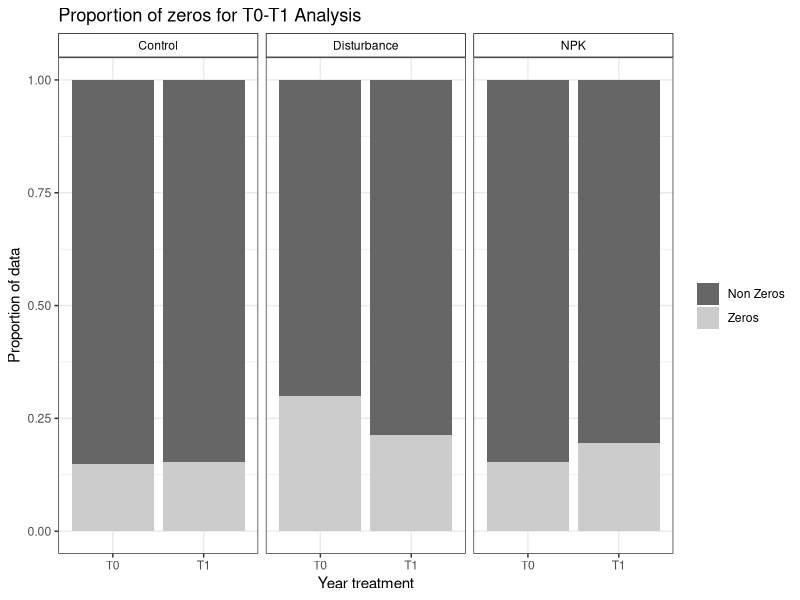
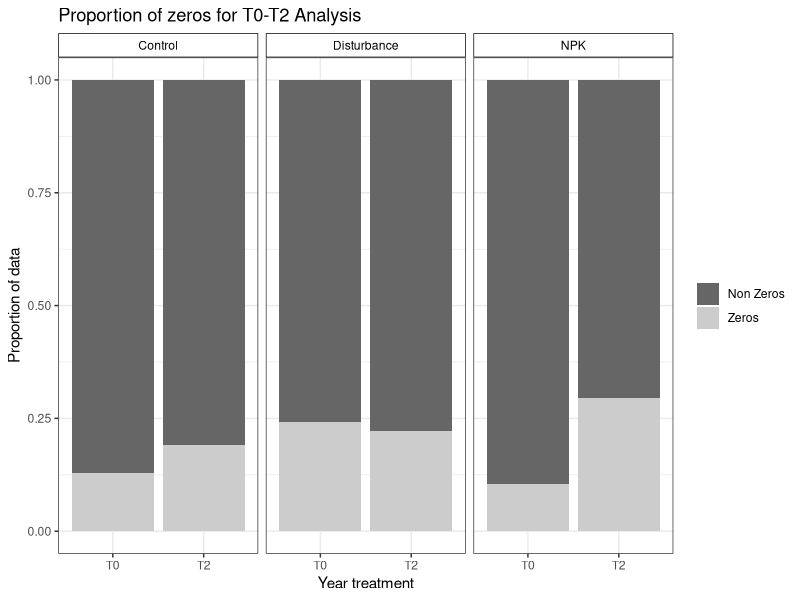
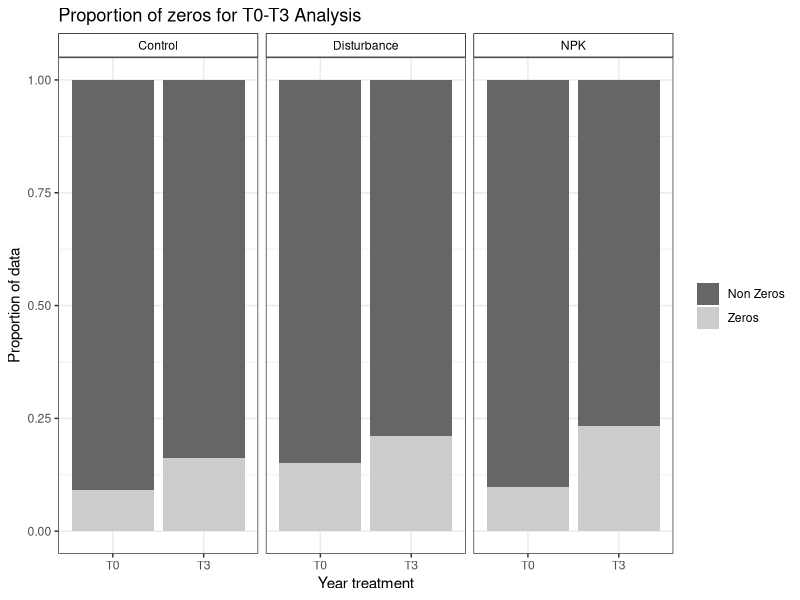
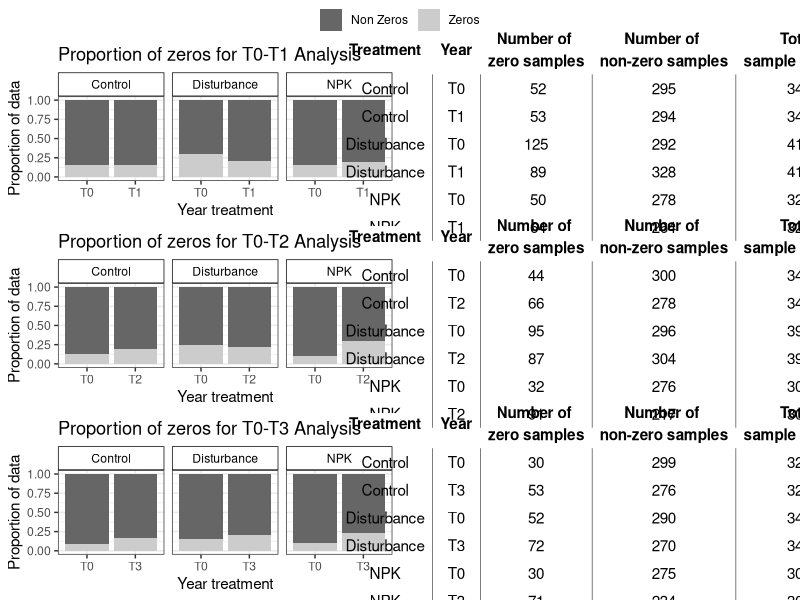

R code for these plots, in order: (Note: this script raises an error after producing the figures.)
# R Thornley
# 15/07/2025
# get sample sizes with zeros for appendix

# Project: P1_COMPADRE_DRAGNET
# Script: SM_2a_get_sample_sizes_w_zeros

rm(list= ls())

library(tidyverse)
library(ggpubr)


dat_1 <- read_csv("results/DRAGNet_T0_T1_overlap.csv")  %>% 
  mutate(trt = factor(trt, levels = c("Control", "Disturbance", "NPK+Disturbance", "NPK", "NPK_Cessation"))) %>%
  filter(!trt == "NPK_Cessation") %>%
  filter(!trt == "NPK+Disturbance") %>%
  mutate(year_trt = factor(year_trt, levels = c("T0", "T1"))) %>% 
  mutate(site_name = factor(site_name))%>%
  mutate(New_taxon = factor(New_taxon)) %>%
  mutate(taxon_site = paste0(New_taxon, "_", site_name)) %>% 
  mutate(taxon_site = factor(taxon_site)) %>%
  dplyr::select(site_name, New_taxon, taxon_site, year_trt, trt, max_cover, block) %>%
  mutate(new_max_cover = case_when(max_cover == 0 ~ 0,
                                   max_cover > 0 ~ max_cover/100,
                                   TRUE ~ max_cover)) %>%
  mutate(new_max_cover = if_else(new_max_cover == 1, 0.99, new_max_cover))

dat_1 <- dat_1 %>% dplyr::select(site_name, New_taxon, taxon_site, trt, year_trt, block, new_max_cover) %>%
  group_by(site_name, New_taxon, taxon_site, trt, block) %>%
  pivot_wider(names_from = "year_trt", values_from = "new_max_cover", values_fn = mean) %>% 
  rowwise() %>%
  filter(!all(c_across(T0:T1) == 0)) %>% ungroup() %>%
  pivot_longer(cols = T0:T1, values_to = "new_max_cover", names_to = "year_trt")

zero_counts <- dat_1 %>%
  group_by(trt, year_trt) %>%
  summarise(zero_counts = sum(new_max_cover == 0, na.rm = TRUE))
all_counts <- dat_1 %>%
  group_by(trt, year_trt) %>%
  tally() %>%
  rename("all_counts" = n)

samples_1 <- zero_counts %>% left_join(all_counts) %>%
  mutate(non_zero_counts = all_counts - zero_counts) %>%
  dplyr::select(trt, year_trt, zero_counts, non_zero_counts, all_counts)

props_1 <- samples_1 %>% 
  mutate(zero_prop = zero_counts/all_counts) %>%
  mutate(non_zero_prop = 1-zero_prop) %>%
  dplyr::select(trt, year_trt, all_counts, non_zero_prop, zero_prop) %>%
  pivot_longer(cols = non_zero_prop:zero_prop)

#################################################################################

# dat_2
dat_2 <- read_csv("results/DRAGNet_T0_T2_overlap.csv") %>% 
  mutate(trt = factor(trt, levels = c("Control", "Disturbance", "NPK+Disturbance", "NPK", "NPK_Cessation"))) %>%
  filter(!trt == "NPK_Cessation") %>%
  filter(!trt == "NPK+Disturbance") %>%
  mutate(year_trt = factor(year_trt, levels = c("T0", "T2"))) %>% 
  mutate(site_name = factor(site_name))%>%
  mutate(New_taxon = factor(New_taxon)) %>%
  mutate(taxon_site = paste0(New_taxon, "_", site_name)) %>% 
  mutate(taxon_site = factor(taxon_site)) %>%
  dplyr::select(site_name, New_taxon, taxon_site, year_trt, trt, max_cover, block) %>%
  mutate(new_max_cover = case_when(max_cover == 0 ~ 0,
                                   max_cover > 0 ~ max_cover/100,
                                   TRUE ~ max_cover)) %>%
  mutate(new_max_cover = if_else(new_max_cover == 1, 0.99, new_max_cover))

dat_2 <- dat_2 %>% 
  dplyr::select(site_name, New_taxon, taxon_site, trt, year_trt, block, new_max_cover) %>%
  group_by(site_name, New_taxon, taxon_site, trt, block) %>%
  pivot_wider(names_from = "year_trt", values_from = "new_max_cover", values_fn = mean) %>% 
  rowwise() %>%
  filter(!all(c_across(T0:T2) == 0)) %>% ungroup() %>%
  pivot_longer(cols = T0:T2, values_to = "new_max_cover", names_to = "year_trt")

zero_counts <- dat_2 %>%
  group_by(trt, year_trt) %>%
  summarise(zero_counts = sum(new_max_cover == 0, na.rm = TRUE))
all_counts <- dat_2 %>%
  group_by(trt, year_trt) %>%
  tally() %>%
  rename("all_counts" = n)

samples_2 <- zero_counts %>% left_join(all_counts) %>%
  mutate(non_zero_counts = all_counts - zero_counts) %>%
  dplyr::select(trt, year_trt, zero_counts, non_zero_counts, all_counts)

props_2 <- samples_2 %>% 
  mutate(zero_prop = zero_counts/all_counts) %>%
  mutate(non_zero_prop = 1-zero_prop) %>%
  dplyr::select(trt, year_trt, all_counts, non_zero_prop, zero_prop) %>%
  pivot_longer(cols = non_zero_prop:zero_prop)

################################################################################

# dat_3
dat_3 <- read_csv("results/DRAGNet_T0_T3_overlap.csv") %>% 
  mutate(trt = factor(trt, levels = c("Control", "Disturbance", "NPK+Disturbance", "NPK", "NPK_Cessation"))) %>%
  filter(!trt == "NPK_Cessation") %>%
  filter(!trt == "NPK+Disturbance") %>%
  mutate(year_trt = factor(year_trt, levels = c("T0", "T3"))) %>% 
  mutate(site_name = factor(site_name))%>%
  mutate(New_taxon = factor(New_taxon)) %>%
  mutate(taxon_site = paste0(New_taxon, "_", site_name)) %>% 
  mutate(taxon_site = factor(taxon_site)) %>%
  dplyr::select(site_name, New_taxon, taxon_site, year_trt, trt, max_cover, block) %>%
  mutate(new_max_cover = case_when(max_cover == 0 ~ 0,
                                   max_cover > 0 ~ max_cover/100,
                                   TRUE ~ max_cover)) %>%
  mutate(new_max_cover = if_else(new_max_cover == 1, 0.99, new_max_cover))

dat_3 <- dat_3 %>% 
  dplyr::select(site_name, New_taxon, taxon_site, trt, year_trt, block, new_max_cover) %>%
  group_by(site_name, New_taxon, taxon_site, trt, block) %>%
  pivot_wider(names_from = "year_trt", values_from = "new_max_cover", values_fn = mean) %>% 
  rowwise() %>%
  filter(!all(c_across(T0:T3) == 0)) %>% ungroup() %>%
  pivot_longer(cols = T0:T3, values_to = "new_max_cover", names_to = "year_trt")

zero_counts <- dat_3 %>%
  group_by(trt, year_trt) %>%
  summarise(zero_counts = sum(new_max_cover == 0, na.rm = TRUE))
all_counts <- dat_3 %>%
  group_by(trt, year_trt) %>%
  tally() %>%
  rename("all_counts" = n)

samples_3 <- zero_counts %>% left_join(all_counts) %>%
  mutate(non_zero_counts = all_counts - zero_counts) %>%
  dplyr::select(trt, year_trt, zero_counts, non_zero_counts, all_counts)

props_3 <- samples_3 %>% 
  mutate(zero_prop = zero_counts/all_counts) %>%
  mutate(non_zero_prop = 1-zero_prop) %>%
  dplyr::select(trt, year_trt, all_counts, non_zero_prop, zero_prop) %>%
  pivot_longer(cols = non_zero_prop:zero_prop)


################################################################################

p1 <- 
  ggplot(props_1, aes(year_trt, value, fill = name)) + 
  geom_col(position = "stack") + facet_wrap(~trt, ncol = 5) + theme_bw()+
  scale_fill_manual(values = c("non_zero_prop" = "grey40", "zero_prop" = "grey80"),
                    labels = c("non_zero_prop" = "Non Zeros", "zero_prop" = "Zeros"))+
  theme(legend.title = element_blank())+
  theme(strip.background = element_rect(fill = "white", color = "black"),  
        strip.text = element_text(color = "black"))+
  ylab("Proportion of data")+
  xlab("Year treatment")+
  ggtitle("Proportion of zeros for T0-T1 Analysis")
p1

p2 <- 
  ggplot(props_2, aes(year_trt, value, fill = name)) + 
  geom_col(position = "stack") + facet_wrap(~trt, ncol = 5) + theme_bw()+
  scale_fill_manual(values = c("non_zero_prop" = "grey40", "zero_prop" = "grey80"),
                    labels = c("non_zero_prop" = "Non Zeros", "zero_prop" = "Zeros"))+
  theme(legend.title = element_blank())+
  theme(strip.background = element_rect(fill = "white", color = "black"),  
         strip.text = element_text(color = "black"))+             
  ylab("Proportion of data")+
  xlab("Year treatment")+
  ggtitle("Proportion of zeros for T0-T2 Analysis")
p2

p3 <- 
  ggplot(props_3, aes(year_trt, value, fill = name)) + 
  geom_col(position = "stack") + facet_wrap(~trt, ncol = 5) + theme_bw()+
  scale_fill_manual(values = c("non_zero_prop" = "grey40", "zero_prop" = "grey80"),
                    labels = c("non_zero_prop" = "Non Zeros", "zero_prop" = "Zeros"))+
  theme(legend.title = element_blank())+
  theme(strip.background = element_rect(fill = "white", color = "black"),  
        strip.text = element_text(color = "black"))+             
  ylab("Proportion of data")+
  xlab("Year treatment")+
  ggtitle("Proportion of zeros for T0-T3 Analysis")
p3

# now create some nice tables to go with the barcharts
# tidy up names

names(samples_1) <- c("Treatment", "Year", "Number of \nzero samples", "Number of \nnon-zero samples", "Total \nsample number")
names(samples_2) <- c("Treatment", "Year", "Number of \nzero samples", "Number of \nnon-zero samples", "Total \nsample number")
names(samples_3) <- c("Treatment", "Year", "Number of \nzero samples", "Number of \nnon-zero samples", "Total \nsample number")
t1 <- samples_1 %>% ggtexttable(theme = ttheme("minimal"), rows = NULL)
t2 <- samples_2 %>% ggtexttable(theme = ttheme("minimal"), rows = NULL)
t3 <- samples_3 %>% ggtexttable(theme = ttheme("minimal"), rows = NULL)

all <- ggarrange(p1, t1, p2, t2, p3, t3, common.legend = TRUE, ncol = 2, nrow = 3)
all

ggsave("figures/SM_S2a_sample_size_zeros.jpeg", all, height = 14, width = 12)

################################################################################

